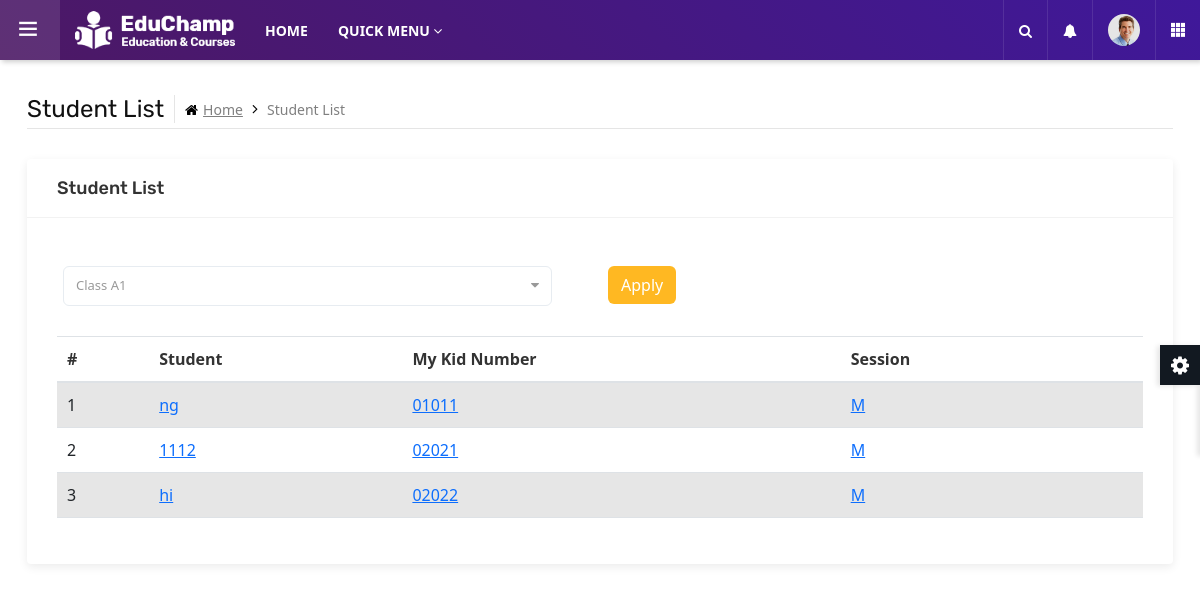
Before: /dashboardAdmin.php (signed in) with the older database file.
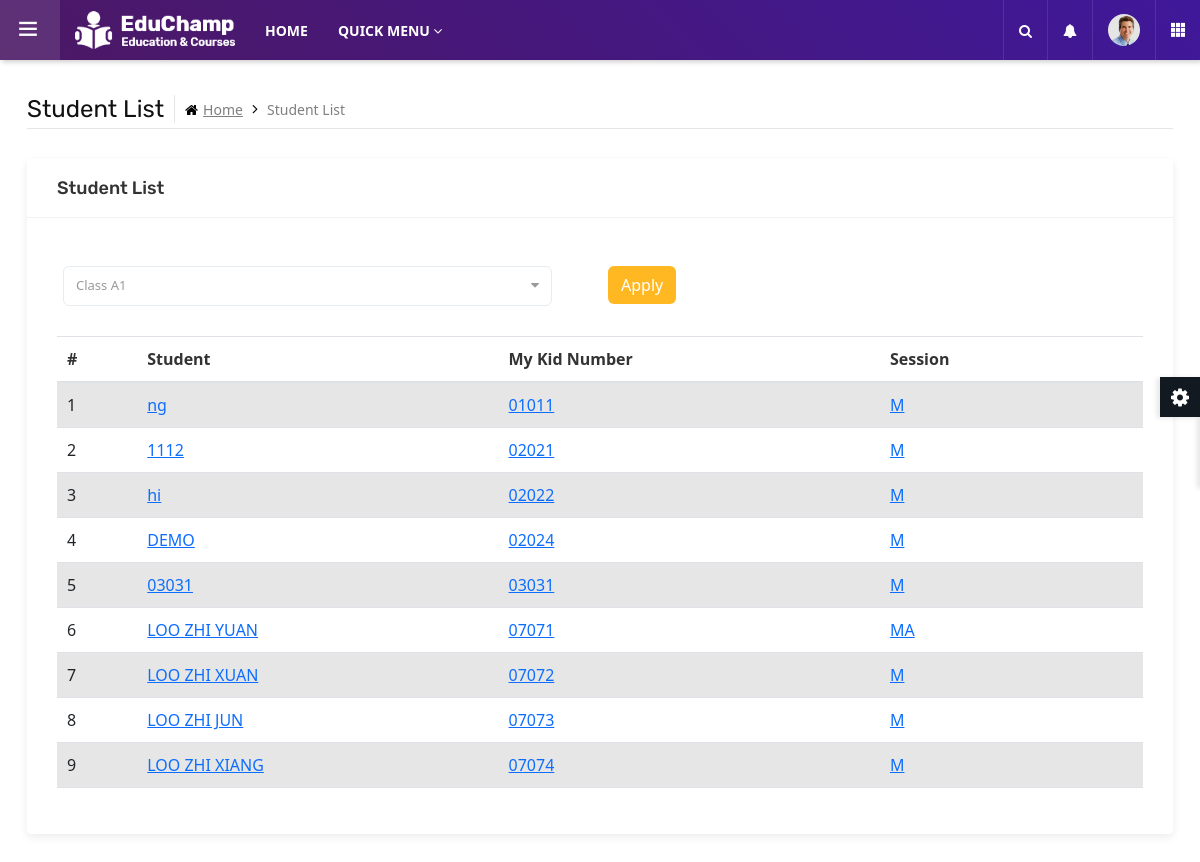
After: the same page with the newer database file.
### tables this page shows
CREATE TABLE `student` (
  `stdMKN` char(12) NOT NULL,
  `stdName` varchar(50) NOT NULL,
  `stdGender` tinyint(1) NOT NULL,
  `stdAge` decimal(2,0) NOT NULL,
  `stdDOB` date NOT NULL,
  `stdFavorColor` varchar(20) DEFAULT NULL,
  `stdDiapers` tinyint(1) NOT NULL,
  `stdSession` varchar(2) NOT NULL,
  `stdMeal` varchar(2) NOT NULL,
  `stdPhoto` varchar(40) NOT NULL,
  `stdRegStatus` tinyint(2) NOT NULL,
  `pIC` char(12) NOT NULL,
  `clsName` varchar(20) DEFAULT NULL,
  `prgName` varchar(50) DEFAULT NULL
);

### dashboardAdmin.php (called while the page is built)
<?php
include "myStd.php";
?>

### myStd.php (the view, shortened to what this page needs)
<?php
include "dbconnect.php"
?>
	<main class="ttr-wrapper">
		<div class="container-fluid">
			<div class="db-breadcrumb">
				<h4 class="breadcrumb-title">Student List</h4>
				<ul class="db-breadcrumb-list">
					<li><a href="#"><i class="fa fa-home"></i>Home</a></li>
					<li>Student List</li>
				</ul>
			</div>
			<div class="row">
				<div class="col-lg-12 m-b30">
					<div class="widget-box">
						<div class="wc-title">
							<h4>Student List</h4>
						</div>
                            <form id ='filter' method = 'GET' action = 'myStd.php'>
                            <div class = 'row'>
                                <div class = 'col-lg-6 px-5 pt-5'>
                                <select name = 'clsName' class = 'form-control' id='select'>";
                <?php
                $query = "SELECT DISTINCT clsName as clsName FROM subjectsTeac WHERE tIC = $_SESSION[tIC]";
                $result = mysqli_query($con, $query);
                $count = 0;
                while($row = mysqli_fetch_array($result)){
                    if($row['clsName'] != $_GET["clsName"]){
                        if($count == 0){
                            echo "<option value = '$_GET[clsName]'> $_GET[clsName] </option>";
                        }
                        echo "<option value = '$row[clsName]'> $row[clsName] </option>";
                    }
                    elseif($count == 0){
                        echo "<option value = '$_GET[clsName]'> $_GET[clsName] </option>";
                    }
                    $count += 1;
                }
                ?>
                                </select>
                                </div>
                                <div class = "col-lg-3 px-2 pt-5">
                                <input type = 'submit' class = "btn yellow" value = "Apply">
                                </div>
                            </div>
                            </form>
						<div class="widget-inner">
                            <table class="table table-striped table-hover ">
                                <thead>
                                    <tr>
                                    <th>#</th>
                                    <th>Student</th>
                                    <th>My Kid Number</th>
                                    <th>Session</th>
                                    <th></th>
                                    </tr>
                                </thead>
                                <tbody>
                            <?php
                                $query = "SELECT * FROM Student WHERE Student.clsName = '$_GET[clsName]' AND Student.stdRegStatus = 2";
                                $result = mysqli_query($con, $query);
                                $count = 1;
                                while( $row = mysqli_fetch_array($result)){
                                    echo "
                                    <tr>
                                    <td>$count</td>
                                    <td><a href = '#'>$row[stdName]</a></td>
                                    <td><a href = '#'>$row[stdMKN]</a></td>
                                    <td><a href = '#'>$row[stdSession]<td>
                                    </tr>
                                    ";
                                    $count+=1;
                                }
                            ?>
                                </tbody>
                            </table>
						</div>
					</div>
				</div>
			</div>
		</div>
	</main>
</body>
</html>

Changed rows visible on the page:
now on this page (row edited): student: stdName "DEMO", stdMKN "02024", stdSession "M"
now on this page (row edited): student: stdName "03031", stdMKN "03031", stdSession "M"
added student: stdName "LOO ZHI YUAN", stdMKN "07071", stdSession "MA"
added student: stdName "LOO ZHI XUAN", stdMKN "07072", stdSession "M"
added student: stdName "LOO ZHI JUN", stdMKN "07073", stdSession "M"
added student: stdName "LOO ZHI XIANG", stdMKN "07074", stdSession "M"
